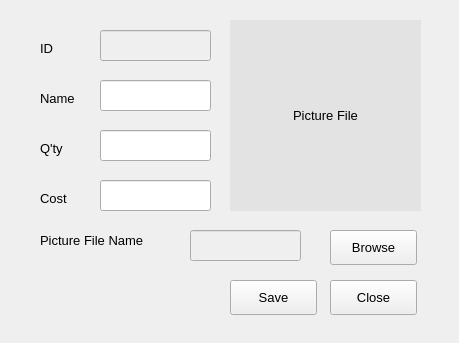
<?xml version="1.0" encoding="UTF-8"?>
<ui version="4.0">
 <class>Form</class>
 <widget class="QWidget" name="Form">
  <property name="geometry">
   <rect>
    <x>0</x>
    <y>0</y>
    <width>459</width>
    <height>343</height>
   </rect>
  </property>
  <property name="windowTitle">
   <string>Product Form: insert</string>
  </property>
  <widget class="QLabel" name="ilabel">
   <property name="geometry">
    <rect>
     <x>40</x>
     <y>40</y>
     <width>50</width>
     <height>16</height>
    </rect>
   </property>
   <property name="font">
    <font>
     <family>Microsoft Sans Serif</family>
     <pointsize>10</pointsize>
    </font>
   </property>
   <property name="text">
    <string>ID</string>
   </property>
  </widget>
  <widget class="QLabel" name="alabel">
   <property name="geometry">
    <rect>
     <x>40</x>
     <y>140</y>
     <width>50</width>
     <height>16</height>
    </rect>
   </property>
   <property name="font">
    <font>
     <family>Microsoft Sans Serif</family>
     <pointsize>10</pointsize>
    </font>
   </property>
   <property name="text">
    <string>Q'ty</string>
   </property>
  </widget>
  <widget class="QLabel" name="clabel">
   <property name="geometry">
    <rect>
     <x>40</x>
     <y>190</y>
     <width>50</width>
     <height>16</height>
    </rect>
   </property>
   <property name="font">
    <font>
     <family>Microsoft Sans Serif</family>
     <pointsize>10</pointsize>
    </font>
   </property>
   <property name="text">
    <string>Cost</string>
   </property>
  </widget>
  <widget class="QLabel" name="nlabel">
   <property name="geometry">
    <rect>
     <x>40</x>
     <y>90</y>
     <width>50</width>
     <height>16</height>
    </rect>
   </property>
   <property name="font">
    <font>
     <family>Microsoft Sans Serif</family>
     <pointsize>10</pointsize>
    </font>
   </property>
   <property name="text">
    <string>Name</string>
   </property>
  </widget>
  <widget class="QPushButton" name="closebutton">
   <property name="geometry">
    <rect>
     <x>330</x>
     <y>280</y>
     <width>87</width>
     <height>35</height>
    </rect>
   </property>
   <property name="font">
    <font>
     <family>Microsoft Sans Serif</family>
     <pointsize>10</pointsize>
    </font>
   </property>
   <property name="text">
    <string>Close</string>
   </property>
   <property name="icon">
    <iconset>
     <normaloff>pic/exit.png</normaloff>pic/exit.png</iconset>
   </property>
   <property name="iconSize">
    <size>
     <width>16</width>
     <height>16</height>
    </size>
   </property>
  </widget>
  <widget class="QPushButton" name="savebutton">
   <property name="geometry">
    <rect>
     <x>230</x>
     <y>280</y>
     <width>87</width>
     <height>35</height>
    </rect>
   </property>
   <property name="font">
    <font>
     <family>Microsoft Sans Serif</family>
     <pointsize>10</pointsize>
    </font>
   </property>
   <property name="text">
    <string>Save</string>
   </property>
   <property name="icon">
    <iconset>
     <normaloff>pic/save.png</normaloff>pic/save.png</iconset>
   </property>
   <property name="iconSize">
    <size>
     <width>16</width>
     <height>16</height>
    </size>
   </property>
   <property name="shortcut">
    <string>Enter</string>
   </property>
  </widget>
  <widget class="QLabel" name="piclabel">
   <property name="geometry">
    <rect>
     <x>230</x>
     <y>20</y>
     <width>191</width>
     <height>191</height>
    </rect>
   </property>
   <property name="font">
    <font>
     <family>Microsoft Sans Serif</family>
     <pointsize>10</pointsize>
    </font>
   </property>
   <property name="styleSheet">
    <string notr="true">background-color:rgb(227, 227, 227);</string>
   </property>
   <property name="text">
    <string>Picture File</string>
   </property>
   <property name="scaledContents">
    <bool>true</bool>
   </property>
   <property name="alignment">
    <set>Qt::AlignCenter</set>
   </property>
  </widget>
  <widget class="QPushButton" name="browsebutton">
   <property name="geometry">
    <rect>
     <x>330</x>
     <y>230</y>
     <width>87</width>
     <height>35</height>
    </rect>
   </property>
   <property name="font">
    <font>
     <family>Microsoft Sans Serif</family>
     <pointsize>10</pointsize>
    </font>
   </property>
   <property name="text">
    <string>Browse</string>
   </property>
  </widget>
  <widget class="QLabel" name="picnamelabel">
   <property name="geometry">
    <rect>
     <x>40</x>
     <y>230</y>
     <width>151</width>
     <height>20</height>
    </rect>
   </property>
   <property name="font">
    <font>
     <family>Microsoft Sans Serif</family>
     <pointsize>10</pointsize>
    </font>
   </property>
   <property name="text">
    <string>Picture File Name</string>
   </property>
  </widget>
  <widget class="QLineEdit" name="ntext">
   <property name="geometry">
    <rect>
     <x>100</x>
     <y>80</y>
     <width>111</width>
     <height>31</height>
    </rect>
   </property>
   <property name="font">
    <font>
     <family>Microsoft Sans Serif</family>
     <pointsize>10</pointsize>
    </font>
   </property>
  </widget>
  <widget class="QLineEdit" name="itext">
   <property name="enabled">
    <bool>false</bool>
   </property>
   <property name="geometry">
    <rect>
     <x>100</x>
     <y>30</y>
     <width>111</width>
     <height>31</height>
    </rect>
   </property>
   <property name="font">
    <font>
     <family>Microsoft Sans Serif</family>
     <pointsize>10</pointsize>
    </font>
   </property>
  </widget>
  <widget class="QLineEdit" name="qtext">
   <property name="geometry">
    <rect>
     <x>100</x>
     <y>130</y>
     <width>111</width>
     <height>31</height>
    </rect>
   </property>
   <property name="font">
    <font>
     <family>Microsoft Sans Serif</family>
     <pointsize>10</pointsize>
    </font>
   </property>
  </widget>
  <widget class="QLineEdit" name="ctext">
   <property name="geometry">
    <rect>
     <x>100</x>
     <y>180</y>
     <width>111</width>
     <height>31</height>
    </rect>
   </property>
   <property name="font">
    <font>
     <family>Microsoft Sans Serif</family>
     <pointsize>10</pointsize>
    </font>
   </property>
  </widget>
  <widget class="QLineEdit" name="pictext">
   <property name="enabled">
    <bool>false</bool>
   </property>
   <property name="geometry">
    <rect>
     <x>190</x>
     <y>230</y>
     <width>111</width>
     <height>31</height>
    </rect>
   </property>
   <property name="font">
    <font>
     <family>Microsoft Sans Serif</family>
     <pointsize>10</pointsize>
    </font>
   </property>
  </widget>
 </widget>
 <resources/>
 <connections/>
</ui>
